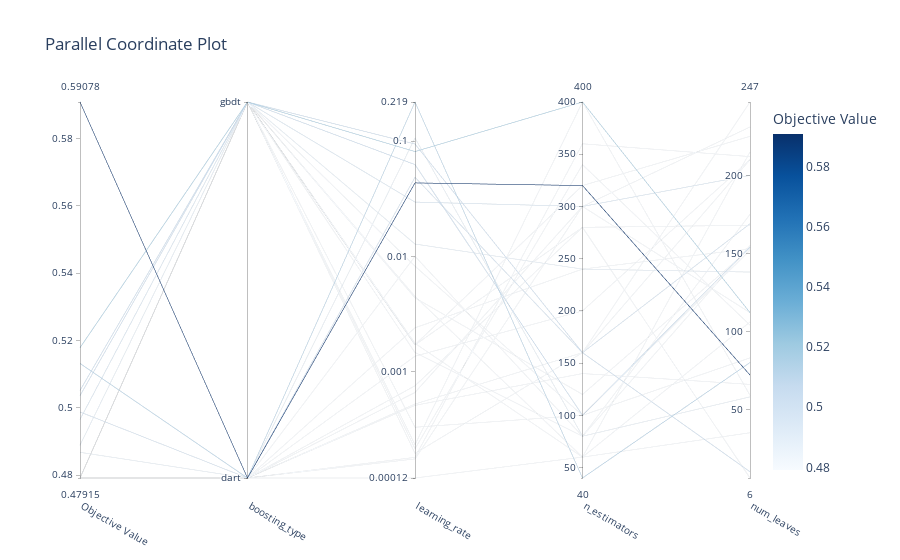

This figure's notebook cell:
### Code cell
fig.show()

### Figure 1 — Plotly figure (JSON) as saved in the notebook; plotly's stock layout.template omitted (floating-point values rounded to 4 significant figures)
{"data": [{"dimensions": [{"label": "Objective Value", "range": [0.4791, 0.5908], "values": [0.4791, 0.4868, 0.4791, 0.4791, 0.4791, 0.4791, 0.4791, 0.4791, 0.5051, 0.4791, 0.4791, 0.4791, 0.4791, 0.5178, 0.4791, 0.4791, 0.5132, 0.4791, 0.4965, 0.4791, 0.4791, 0.4791, 0.4791, 0.5908, 0.4988, 0.4889, 0.4791, 0.5036, 0.4791, 0.4791]}, {"label": "boosting_type", "range": [0, 1], "ticktext": ["dart", "gbdt"], "tickvals": [0, 1], "values": [0, 0, 1, 0, 0, 1, 0, 0, 1, 1, 1, 1, 1, 1, 1, 1, 0, 1, 1, 1, 0, 0, 0, 0, 0, 1, 1, 1, 0, 0]}, {"label": "learning_rate", "range": [-3.921, -0.6591], "ticktext": ["0.00012", "0.001", "0.01", "0.1", "0.219"], "tickvals": [-3.921, -3, -2, -1, -0.6591], "values": [-3.291, -0.9713, -2.833, -1.998, -2.864, -2.358, -3.755, -2.618, -1.202, -3.667, -3.633, -2.766, -2.084, -1.089, -3.707, -2.753, -0.6591, -2.346, -1.527, -3.481, -3.179, -3.921, -3.742, -1.361, -1.312, -1.891, -2.765, -1.024, -3.121, -3.279]}, {"label": "n_estimators", "range": [40, 400], "values": [140, 80, 80, 80, 200, 120, 300, 240, 100, 340, 400, 280, 100, 400, 160, 60, 40, 60, 300, 100, 300, 60, 360, 320, 160, 240, 320, 160, 280, 160]}, {"label": "num_leaves", "range": [6, 247], "values": [66, 58, 175, 155, 210, 153, 112, 153, 154, 104, 59, 6, 83, 112, 247, 106, 80, 215, 200, 152, 231, 35, 212, 72, 169, 138, 225, 10, 168, 210]}], "labelangle": 30, "labelside": "bottom", "line": {"color": [0.4791, 0.4868, 0.4791, 0.4791, 0.4791, 0.4791, 0.4791, 0.4791, 0.5051, 0.4791, 0.4791, 0.4791, 0.4791, 0.5178, 0.4791, 0.4791, 0.5132, 0.4791, 0.4965, 0.4791, 0.4791, 0.4791, 0.4791, 0.5908, 0.4988, 0.4889, 0.4791, 0.5036, 0.4791, 0.4791], "colorbar": {"title": {"text": "Objective Value"}}, "colorscale": [[0, "rgb(247,251,255)"], [0.125, "rgb(222,235,247)"], [0.25, "rgb(198,219,239)"], [0.375, "rgb(158,202,225)"], [0.5, "rgb(107,174,214)"], [0.625, "rgb(66,146,198)"], [0.75, "rgb(33,113,181)"], [0.875, "rgb(8,81,156)"], [1, "rgb(8,48,107)"]], "reversescale": false, "showscale": true}, "type": "parcoords"}], "layout": {"title": {"text": "Parallel Coordinate Plot"}}}
